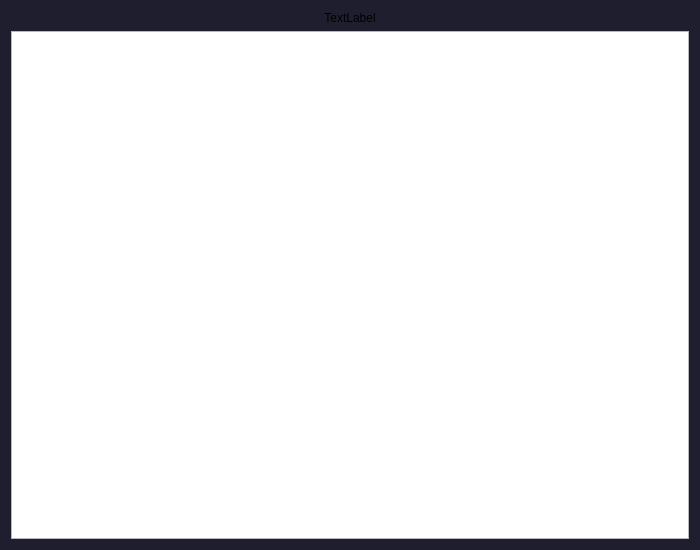
<?xml version="1.0" encoding="UTF-8"?>
<ui version="4.0">
 <class>Dialog</class>
 <widget class="QDialog" name="Dialog">
  <property name="geometry">
   <rect>
    <x>0</x>
    <y>0</y>
    <width>700</width>
    <height>550</height>
   </rect>
  </property>
  <property name="minimumSize">
   <size>
    <width>700</width>
    <height>550</height>
   </size>
  </property>
  <property name="windowTitle">
   <string>Multimedia Preview</string>
  </property>
  <property name="styleSheet">
   <string notr="true">QDialog{
	background-color: #1e1e2e;
	color: #cdd6f4;
}
</string>
  </property>
  <layout class="QVBoxLayout" name="verticalLayout">
   <item>
    <widget class="QLabel" name="lbl_file_name">
     <property name="text">
      <string>TextLabel</string>
     </property>
     <property name="alignment">
      <set>Qt::AlignmentFlag::AlignCenter</set>
     </property>
    </widget>
   </item>
   <item>
    <widget class="QStackedWidget" name="stackedWidget_viewer">
     <property name="currentIndex">
      <number>0</number>
     </property>
     <widget class="QWidget" name="page">
      <layout class="QGridLayout" name="gridLayout">
       <property name="leftMargin">
        <number>0</number>
       </property>
       <property name="topMargin">
        <number>0</number>
       </property>
       <property name="rightMargin">
        <number>0</number>
       </property>
       <property name="bottomMargin">
        <number>0</number>
       </property>
       <item row="0" column="0">
        <widget class="QTextEdit" name="textEdit_viewer">
         <property name="readOnly">
          <bool>true</bool>
         </property>
        </widget>
       </item>
      </layout>
     </widget>
     <widget class="QWidget" name="page_2">
      <layout class="QGridLayout" name="gridLayout_2">
       <property name="leftMargin">
        <number>0</number>
       </property>
       <property name="topMargin">
        <number>0</number>
       </property>
       <property name="rightMargin">
        <number>0</number>
       </property>
       <property name="bottomMargin">
        <number>0</number>
       </property>
       <item row="0" column="0">
        <widget class="QLabel" name="lbl_image_viewer">
         <property name="text">
          <string>TextLabel</string>
         </property>
         <property name="alignment">
          <set>Qt::AlignmentFlag::AlignCenter</set>
         </property>
        </widget>
       </item>
      </layout>
     </widget>
     <widget class="QWidget" name="page_3">
      <layout class="QGridLayout" name="gridLayout_3">
       <property name="leftMargin">
        <number>0</number>
       </property>
       <property name="topMargin">
        <number>0</number>
       </property>
       <property name="rightMargin">
        <number>0</number>
       </property>
       <property name="bottomMargin">
        <number>0</number>
       </property>
       <item row="0" column="0">
        <layout class="QVBoxLayout" name="layout_media"/>
       </item>
      </layout>
     </widget>
    </widget>
   </item>
  </layout>
 </widget>
 <resources/>
 <connections/>
</ui>
